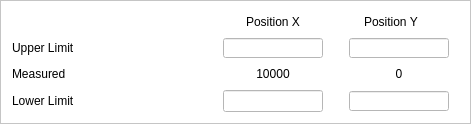
                  <widget class="QFrame" name="frame_5">
                   <property name="sizePolicy">
                    <sizepolicy hsizetype="Preferred" vsizetype="Preferred">
                     <horstretch>0</horstretch>
                     <verstretch>0</verstretch>
                    </sizepolicy>
                   </property>
                   <property name="minimumSize">
                    <size>
                     <width>0</width>
                     <height>0</height>
                    </size>
                   </property>
                   <property name="styleSheet">
                    <string notr="true">background-color: rgb(255, 255, 255);</string>
                   </property>
                   <property name="frameShape">
                    <enum>QFrame::StyledPanel</enum>
                   </property>
                   <property name="frameShadow">
                    <enum>QFrame::Raised</enum>
                   </property>
                   <layout class="QVBoxLayout" name="verticalLayout_6">
                    <item>
                     <layout class="QVBoxLayout" name="verticalLayout_5">
                      <item>
                       <layout class="QHBoxLayout" name="horizontalLayout_6">
                        <item>
                         <spacer name="horizontalSpacer_3">
                          <property name="orientation">
                           <enum>Qt::Horizontal</enum>
                          </property>
                          <property name="sizeType">
                           <enum>QSizePolicy::Expanding</enum>
                          </property>
                          <property name="sizeHint" stdset="0">
                           <size>
                            <width>225</width>
                            <height>20</height>
                           </size>
                          </property>
                         </spacer>
                        </item>
                        <item>
                         <widget class="QLabel" name="label_22">
                          <property name="sizePolicy">
                           <sizepolicy hsizetype="Fixed" vsizetype="Fixed">
                            <horstretch>0</horstretch>
                            <verstretch>0</verstretch>
                           </sizepolicy>
                          </property>
                          <property name="minimumSize">
                           <size>
                            <width>70</width>
                            <height>20</height>
                           </size>
                          </property>
                          <property name="maximumSize">
                           <size>
                            <width>70</width>
                            <height>20</height>
                           </size>
                          </property>
                          <property name="text">
                           <string>Position X</string>
                          </property>
                          <property name="alignment">
                           <set>Qt::AlignCenter</set>
                          </property>
                         </widget>
                        </item>
                        <item>
                         <spacer name="horizontalSpacer_7">
                          <property name="orientation">
                           <enum>Qt::Horizontal</enum>
                          </property>
                          <property name="sizeType">
                           <enum>QSizePolicy::Fixed</enum>
                          </property>
                          <property name="sizeHint" stdset="0">
                           <size>
                            <width>50</width>
                            <height>20</height>
                           </size>
                          </property>
                         </spacer>
                        </item>
                        <item>
                         <widget class="QLabel" name="label_23">
                          <property name="sizePolicy">
                           <sizepolicy hsizetype="Fixed" vsizetype="Fixed">
                            <horstretch>0</horstretch>
                            <verstretch>0</verstretch>
                           </sizepolicy>
                          </property>
                          <property name="minimumSize">
                           <size>
                            <width>70</width>
                            <height>20</height>
                           </size>
                          </property>
                          <property name="maximumSize">
                           <size>
                            <width>70</width>
                            <height>20</height>
                           </size>
                          </property>
                          <property name="text">
                           <string>Position Y</string>
                          </property>
                         </widget>
                        </item>
                        <item>
                         <spacer name="horizontalSpacer_20">
                          <property name="orientation">
                           <enum>Qt::Horizontal</enum>
                          </property>
                          <property name="sizeType">
                           <enum>QSizePolicy::Fixed</enum>
                          </property>
                          <property name="sizeHint" stdset="0">
                           <size>
                            <width>25</width>
                            <height>20</height>
                           </size>
                          </property>
                         </spacer>
                        </item>
                       </layout>
                      </item>
                      <item>
                       <layout class="QHBoxLayout" name="horizontalLayout_3">
                        <item>
                         <widget class="QLabel" name="label_3">
                          <property name="sizePolicy">
                           <sizepolicy hsizetype="Fixed" vsizetype="Fixed">
                            <horstretch>0</horstretch>
                            <verstretch>0</verstretch>
                           </sizepolicy>
                          </property>
                          <property name="minimumSize">
                           <size>
                            <width>100</width>
                            <height>0</height>
                           </size>
                          </property>
                          <property name="maximumSize">
                           <size>
                            <width>100</width>
                            <height>20</height>
                           </size>
                          </property>
                          <property name="text">
                           <string>Upper Limit</string>
                          </property>
                         </widget>
                        </item>
                        <item>
                         <spacer name="horizontalSpacer_2">
                          <property name="orientation">
                           <enum>Qt::Horizontal</enum>
                          </property>
                          <property name="sizeType">
                           <enum>QSizePolicy::Expanding</enum>
                          </property>
                          <property name="sizeHint" stdset="0">
                           <size>
                            <width>100</width>
                            <height>20</height>
                           </size>
                          </property>
                         </spacer>
                        </item>
                        <item>
                         <widget class="QLineEdit" name="ledit_UpperLimitPositX_JC_TableSetting">
                          <property name="sizePolicy">
                           <sizepolicy hsizetype="Fixed" vsizetype="Fixed">
                            <horstretch>0</horstretch>
                            <verstretch>0</verstretch>
                           </sizepolicy>
                          </property>
                          <property name="minimumSize">
                           <size>
                            <width>100</width>
                            <height>20</height>
                           </size>
                          </property>
                          <property name="maximumSize">
                           <size>
                            <width>100</width>
                            <height>20</height>
                           </size>
                          </property>
                         </widget>
                        </item>
                        <item>
                         <spacer name="horizontalSpacer_21">
                          <property name="orientation">
                           <enum>Qt::Horizontal</enum>
                          </property>
                          <property name="sizeType">
                           <enum>QSizePolicy::Fixed</enum>
                          </property>
                          <property name="sizeHint" stdset="0">
                           <size>
                            <width>20</width>
                            <height>20</height>
                           </size>
                          </property>
                         </spacer>
                        </item>
                        <item>
                         <widget class="QLineEdit" name="ledit_UpperLimitPositY_JC_TableSetting">
                          <property name="sizePolicy">
                           <sizepolicy hsizetype="Fixed" vsizetype="Fixed">
                            <horstretch>0</horstretch>
                            <verstretch>0</verstretch>
                           </sizepolicy>
                          </property>
                          <property name="minimumSize">
                           <size>
                            <width>100</width>
                            <height>20</height>
                           </size>
                          </property>
                          <property name="maximumSize">
                           <size>
                            <width>100</width>
                            <height>20</height>
                           </size>
                          </property>
                         </widget>
                        </item>
                        <item>
                         <spacer name="horizontalSpacer_28">
                          <property name="orientation">
                           <enum>Qt::Horizontal</enum>
                          </property>
                          <property name="sizeType">
                           <enum>QSizePolicy::Fixed</enum>
                          </property>
                          <property name="sizeHint" stdset="0">
                           <size>
                            <width>10</width>
                            <height>20</height>
                           </size>
                          </property>
                         </spacer>
                        </item>
                       </layout>
                      </item>
                      <item>
                       <layout class="QHBoxLayout" name="horizontalLayout_8">
                        <item>
                         <widget class="QLabel" name="label_19">
                          <property name="sizePolicy">
                           <sizepolicy hsizetype="Fixed" vsizetype="Fixed">
                            <horstretch>0</horstretch>
                            <verstretch>0</verstretch>
                           </sizepolicy>
                          </property>
                          <property name="minimumSize">
                           <size>
                            <width>100</width>
                            <height>0</height>
                           </size>
                          </property>
                          <property name="maximumSize">
                           <size>
                            <width>100</width>
                            <height>20</height>
                           </size>
                          </property>
                          <property name="text">
                           <string>Measured</string>
                          </property>
                         </widget>
                        </item>
                        <item>
                         <spacer name="horizontalSpacer_4">
                          <property name="orientation">
                           <enum>Qt::Horizontal</enum>
                          </property>
                          <property name="sizeType">
                           <enum>QSizePolicy::Expanding</enum>
                          </property>
                          <property name="sizeHint" stdset="0">
                           <size>
                            <width>135</width>
                            <height>20</height>
                           </size>
                          </property>
                         </spacer>
                        </item>
                        <item>
                         <widget class="QLabel" name="lab_MeasuredPositX_JC_TableSetting">
                          <property name="sizePolicy">
                           <sizepolicy hsizetype="Fixed" vsizetype="Preferred">
                            <horstretch>0</horstretch>
                            <verstretch>0</verstretch>
                           </sizepolicy>
                          </property>
                          <property name="minimumSize">
                           <size>
                            <width>40</width>
                            <height>0</height>
                           </size>
                          </property>
                          <property name="text">
                           <string>10000</string>
                          </property>
                          <property name="alignment">
                           <set>Qt::AlignCenter</set>
                          </property>
                         </widget>
                        </item>
                        <item>
                         <spacer name="horizontalSpacer_23">
                          <property name="orientation">
                           <enum>Qt::Horizontal</enum>
                          </property>
                          <property name="sizeType">
                           <enum>QSizePolicy::Fixed</enum>
                          </property>
                          <property name="sizeHint" stdset="0">
                           <size>
                            <width>80</width>
                            <height>20</height>
                           </size>
                          </property>
                         </spacer>
                        </item>
                        <item>
                         <widget class="QLabel" name="lab_MeasuredPositY_JC_TableSetting">
                          <property name="sizePolicy">
                           <sizepolicy hsizetype="Fixed" vsizetype="Fixed">
                            <horstretch>0</horstretch>
                            <verstretch>0</verstretch>
                           </sizepolicy>
                          </property>
                          <property name="minimumSize">
                           <size>
                            <width>40</width>
                            <height>20</height>
                           </size>
                          </property>
                          <property name="maximumSize">
                           <size>
                            <width>40</width>
                            <height>20</height>
                           </size>
                          </property>
                          <property name="text">
                           <string>0</string>
                          </property>
                          <property name="alignment">
                           <set>Qt::AlignCenter</set>
                          </property>
                         </widget>
                        </item>
                        <item>
                         <spacer name="horizontalSpacer_30">
                          <property name="orientation">
                           <enum>Qt::Horizontal</enum>
                          </property>
                          <property name="sizeType">
                           <enum>QSizePolicy::Fixed</enum>
                          </property>
                          <property name="sizeHint" stdset="0">
                           <size>
                            <width>40</width>
                            <height>20</height>
                           </size>
                          </property>
                         </spacer>
                        </item>
                       </layout>
                      </item>
                      <item>
                       <layout class="QHBoxLayout" name="horizontalLayout_9">
                        <item>
                         <widget class="QLabel" name="label_20">
                          <property name="sizePolicy">
                           <sizepolicy hsizetype="Fixed" vsizetype="Fixed">
                            <horstretch>0</horstretch>
                            <verstretch>0</verstretch>
                           </sizepolicy>
                          </property>
                          <property name="minimumSize">
                           <size>
                            <width>100</width>
                            <height>0</height>
                           </size>
                          </property>
                          <property name="maximumSize">
                           <size>
                            <width>100</width>
                            <height>20</height>
                           </size>
                          </property>
                          <property name="text">
                           <string>Lower Limit</string>
                          </property>
                         </widget>
                        </item>
                        <item>
                         <spacer name="horizontalSpacer_8">
                          <property name="orientation">
                           <enum>Qt::Horizontal</enum>
                          </property>
                          <property name="sizeType">
                           <enum>QSizePolicy::Expanding</enum>
                          </property>
                          <property name="sizeHint" stdset="0">
                           <size>
                            <width>100</width>
                            <height>20</height>
                           </size>
                          </property>
                         </spacer>
                        </item>
                        <item>
                         <widget class="QLineEdit" name="ledit_LowerLimitPositX_JC_TableSetting">
                          <property name="sizePolicy">
                           <sizepolicy hsizetype="Fixed" vsizetype="Preferred">
                            <horstretch>0</horstretch>
                            <verstretch>0</verstretch>
                           </sizepolicy>
                          </property>
                          <property name="minimumSize">
                           <size>
                            <width>100</width>
                            <height>0</height>
                           </size>
                          </property>
                          <property name="maximumSize">
                           <size>
                            <width>100</width>
                            <height>16777215</height>
                           </size>
                          </property>
                         </widget>
                        </item>
                        <item>
                         <spacer name="horizontalSpacer_22">
                          <property name="orientation">
                           <enum>Qt::Horizontal</enum>
                          </property>
                          <property name="sizeType">
                           <enum>QSizePolicy::Fixed</enum>
                          </property>
                          <property name="sizeHint" stdset="0">
                           <size>
                            <width>20</width>
                            <height>20</height>
                           </size>
                          </property>
                         </spacer>
                        </item>
                        <item>
                         <widget class="QLineEdit" name="ledit_LowerLimitPositY_JC_TableSetting">
                          <property name="sizePolicy">
                           <sizepolicy hsizetype="Fixed" vsizetype="Fixed">
                            <horstretch>0</horstretch>
                            <verstretch>0</verstretch>
                           </sizepolicy>
                          </property>
                          <property name="minimumSize">
                           <size>
                            <width>100</width>
                            <height>20</height>
                           </size>
                          </property>
                          <property name="maximumSize">
                           <size>
                            <width>100</width>
                            <height>20</height>
                           </size>
                          </property>
                         </widget>
                        </item>
                        <item>
                         <spacer name="horizontalSpacer_29">
                          <property name="orientation">
                           <enum>Qt::Horizontal</enum>
                          </property>
                          <property name="sizeType">
                           <enum>QSizePolicy::Fixed</enum>
                          </property>
                          <property name="sizeHint" stdset="0">
                           <size>
                            <width>10</width>
                            <height>20</height>
                           </size>
                          </property>
                         </spacer>
                        </item>
                       </layout>
                      </item>
                     </layout>
                    </item>
                   </layout>
                  </widget>
